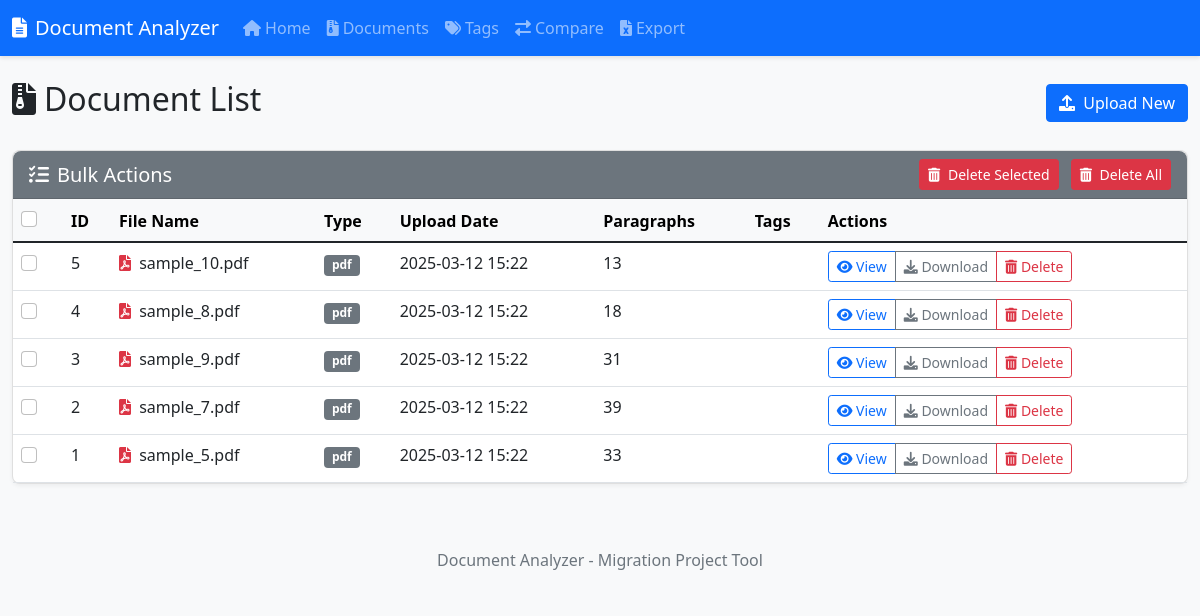
Screenshot of /documents with the database file from the repository.
### models.py (models this page shows, shortened)
class Document(db.Model):
    id = db.Column(db.Integer, primary_key=True)
    filename = db.Column(db.String(255), nullable=False)
    original_filename = db.Column(db.String(255), nullable=False)
    file_type = db.Column(db.String(10), nullable=False)  # 'pdf' or 'docx'
    upload_date = db.Column(db.DateTime, default=datetime.utcnow)
    paragraphs = db.relationship('Paragraph', backref='document', lazy=True, cascade="all, delete-orphan")
    tags = db.relationship('Tag', secondary=document_tags, lazy='subquery',
                          backref=db.backref('documents', lazy=True))

### app.py (the view)
    @app.route('/documents')
    def document_list():
        documents = Document.query.order_by(Document.upload_date.desc()).all()
        return render_template('document_list.html', documents=documents)

### templates/document_list.html (shortened to what this page needs)
{% extends 'base.html' %}
{% block content %}
<div class="d-flex justify-content-between align-items-center mb-4">
    <h2><i class="fas fa-file-archive me-2"></i>Document List</h2>
    <div>
        <a href="{{ url_for('index') }}" class="btn btn-primary">
            <i class="fas fa-upload me-1"></i> Upload New
        </a>
    </div>
</div>
{% if documents %}
    <div class="mb-3">
        <form id="bulkActionForm" action="{{ url_for('delete_selected_documents') }}" method="post">
            <div class="card">
                <div class="card-header bg-secondary text-white">
                    <div class="d-flex justify-content-between align-items-center">
                        <h5 class="card-title mb-0"><i class="fas fa-tasks me-2"></i>Bulk Actions</h5>
                        <div>
                            <button type="submit" class="btn btn-sm btn-danger" data-confirm="Are you sure you want to delete the selected documents? This cannot be undone.">
                                <i class="fas fa-trash-alt me-1"></i> Delete Selected
                            </button>
                            <a href="#" class="btn btn-sm btn-danger ms-2" data-bs-toggle="modal" data-bs-target="#deleteAllModal">
                                <i class="fas fa-trash-alt me-1"></i> Delete All
                            </a>
                        </div>
                    </div>
                </div>
                <div class="card-body p-0">
                    <div class="table-responsive">
                        <table class="table table-hover mb-0">
                            <thead class="table-light">
                                <tr>
                                    <th scope="col" style="width: 50px;">
                                        <div class="form-check">
                                            <input class="form-check-input" type="checkbox" id="selectAll">
                                        </div>
                                    </th>
                                    <th scope="col">ID</th>
                                    <th scope="col">File Name</th>
                                    <th scope="col">Type</th>
                                    <th scope="col">Upload Date</th>
                                    <th scope="col">Paragraphs</th>
                                    <th scope="col">Tags</th>
                                    <th scope="col">Actions</th>
                                </tr>
                            </thead>
                            <tbody>
                                {% for doc in documents %}
                                <tr>
                                    <td>
                                        <div class="form-check">
                                            <input class="form-check-input document-checkbox" type="checkbox" name="selected_docs" value="{{ doc.id }}">
                                        </div>
                                    </td>
                                    <td>{{ doc.id }}</td>
                                    <td>
                                        {% if doc.file_type == 'pdf' %}
                                            <i class="fas fa-file-pdf text-danger me-1"></i>
                                        {% else %}
                                            <i class="fas fa-file-word text-primary me-1"></i>
                                        {% endif %}
                                        {{ doc.original_filename }}
                                    </td>
                                    <td><span class="badge bg-secondary">{{ doc.file_type }}</span></td>
                                    <td>{{ doc.upload_date.strftime('%Y-%m-%d %H:%M') }}</td>
                                    <td>{{ doc.paragraphs|length }}</td>
                                    <td>
                                    </td>
                                    <td>
                                        <div class="btn-group btn-group-sm">
                                            <a href="{{ url_for('document_view', id=doc.id) }}" class="btn btn-outline-primary">
                                                <i class="fas fa-eye"></i> View
                                            </a>
                                            <a href="{{ url_for('document_download', id=doc.id) }}" class="btn btn-outline-secondary">
                                                <i class="fas fa-download"></i> Download
                                            </a>
                                            <button type="button" class="btn btn-outline-danger"
                                                    data-bs-toggle="modal"
                                                    data-bs-target="#deleteDocumentModal"
                                                    data-document-id="{{ doc.id }}"
                                                    data-document-name="{{ doc.original_filename }}">
                                                <i class="fas fa-trash-alt"></i> Delete
                                            </button>
                                        </div>
                                    </td>
                                </tr>
                                {% endfor %}
                            </tbody>
                        </table>
                    </div>
                </div>
            </div>
        </form>
    </div>
{% else %}
    <div class="alert alert-info">
        <i class="fas fa-info-circle me-2"></i>
        No documents have been uploaded yet. <a href="{{ url_for('index') }}">Upload some now</a>.
    </div>
{% endif %}
{% endblock %}

### templates/base.html (shortened to what this page needs)
<!DOCTYPE html>
<html lang="en">
<head>
    <link href="https://cdn.jsdelivr.net/npm/bootstrap@5.1.3/dist/css/bootstrap.min.css" rel="stylesheet">
    <link rel="stylesheet" href="https://cdnjs.cloudflare.com/ajax/libs/font-awesome/6.0.0/css/all.min.css">
    <link rel="stylesheet" href="{{ url_for('static', filename='css/main.css') }}">
</head>
<body>
    <nav class="navbar navbar-expand-lg navbar-dark bg-primary mb-4">
        <div class="container">
            <a class="navbar-brand" href="{{ url_for('index') }}">
                <i class="fas fa-file-alt me-2"></i>Document Analyzer
            </a>
            <div class="collapse navbar-collapse" id="navbarNav">
                <ul class="navbar-nav">
                    <li class="nav-item">
                        <a class="nav-link" href="{{ url_for('index') }}">
                            <i class="fas fa-home me-1"></i>Home
                        </a>
                    </li>
                    <li class="nav-item">
                        <a class="nav-link" href="{{ url_for('document_list') }}">
                            <i class="fas fa-file-archive me-1"></i>Documents
                        </a>
                    </li>
                    <li class="nav-item">
                        <a class="nav-link" href="{{ url_for('tag_manager') }}">
                            <i class="fas fa-tags me-1"></i>Tags
                        </a>
                    </li>
                    <li class="nav-item">
                        <a class="nav-link" href="{{ url_for('compare_selection') }}">
                            <i class="fas fa-exchange-alt me-1"></i>Compare
                        </a>
                    </li>
                    <li class="nav-item">
                        <a class="nav-link" href="{{ url_for('export_data') }}">
                            <i class="fas fa-file-excel me-1"></i>Export
                        </a>
                    </li>
                </ul>
            </div>
        </div>
    </nav>
    <div class="container">
        {% block content %}{% endblock %}
    </div>
    <footer class="footer mt-5 py-3 bg-light">
        <div class="container text-center">
            <span class="text-muted">Document Analyzer - Migration Project Tool</span>
        </div>
    </footer>
</body>
</html>

### static/css/main.css (style rules this page uses)
body { font-family: 'Segoe UI', Tahoma, Geneva, Verdana, sans-serif; background-color: #f8f9fa; }
.container { max-width: 1200px; }
.card { border-radius: 0.5rem; box-shadow: 0 2px 4px rgba(0,0,0,0.05); margin-bottom: 1.5rem; }
.card-header { border-top-left-radius: 0.5rem !important; border-top-right-radius: 0.5rem !important; }
.navbar { box-shadow: 0 2px 4px rgba(0,0,0,0.1); }
.nav-link { padding: 0.5rem 1rem; border-radius: 0.25rem; }
.table th { font-weight: 600; }

### rows the page displays
Document: id "5", original_filename "sample_10.pdf", file_type "pdf", upload_date "2025-03-12 15:22", paragraphs|length "13"
Document: id "4", original_filename "sample_8.pdf", file_type "pdf", upload_date "2025-03-12 15:22", paragraphs|length "18"
Document: id "3", original_filename "sample_9.pdf", file_type "pdf", upload_date "2025-03-12 15:22", paragraphs|length "31"
Document: id "2", original_filename "sample_7.pdf", file_type "pdf", upload_date "2025-03-12 15:22", paragraphs|length "39"
Document: id "1", original_filename "sample_5.pdf", file_type "pdf", upload_date "2025-03-12 15:22", paragraphs|length "33"
